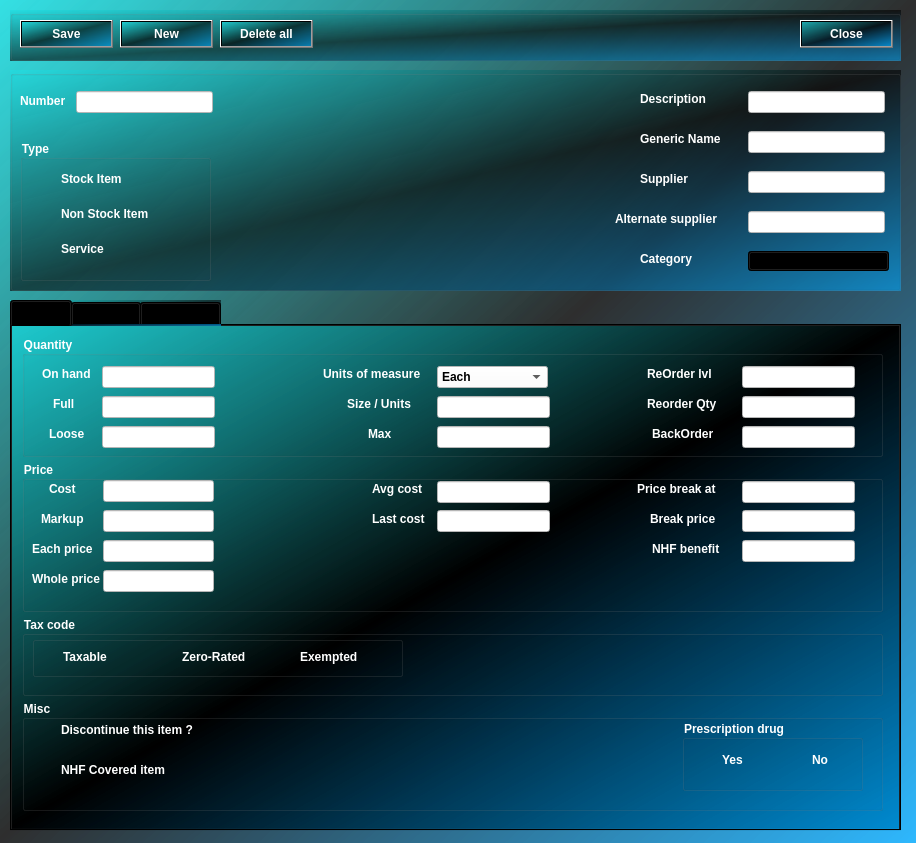
<?xml version="1.0" encoding="UTF-8"?>
<ui version="4.0">
 <class>ProductsForm</class>
 <widget class="QWidget" name="ProductsForm">
  <property name="geometry">
   <rect>
    <x>0</x>
    <y>0</y>
    <width>916</width>
    <height>843</height>
   </rect>
  </property>
  <property name="windowTitle">
   <string>Form</string>
  </property>
  <property name="styleSheet">
   <string notr="true">background-color: rgb(231, 231, 231);
background:qlineargradient(spread:repeat, x1:0, y1:0, x2:1, y2:1, stop:0 rgba(32, 221, 225, 179), stop:0.497326 rgba(0, 0, 0, 147), stop:1 rgba(0, 169, 255, 147));</string>
  </property>
  <widget class="QGroupBox" name="groupBox">
   <property name="geometry">
    <rect>
     <x>10</x>
     <y>10</y>
     <width>891</width>
     <height>51</height>
    </rect>
   </property>
   <property name="title">
    <string/>
   </property>
   <widget class="QPushButton" name="AddProduct">
    <property name="geometry">
     <rect>
      <x>10</x>
      <y>10</y>
      <width>93</width>
      <height>28</height>
     </rect>
    </property>
    <property name="styleSheet">
     <string notr="true">color:white;font:bold;
</string>
    </property>
    <property name="text">
     <string>Save</string>
    </property>
   </widget>
   <widget class="QPushButton" name="NewProduct">
    <property name="geometry">
     <rect>
      <x>110</x>
      <y>10</y>
      <width>93</width>
      <height>28</height>
     </rect>
    </property>
    <property name="styleSheet">
     <string notr="true">color:white;font:bold;</string>
    </property>
    <property name="text">
     <string>New</string>
    </property>
   </widget>
   <widget class="QPushButton" name="ProductClose">
    <property name="geometry">
     <rect>
      <x>790</x>
      <y>10</y>
      <width>93</width>
      <height>28</height>
     </rect>
    </property>
    <property name="styleSheet">
     <string notr="true">color:white;font:bold;</string>
    </property>
    <property name="text">
     <string>Close</string>
    </property>
   </widget>
   <widget class="QPushButton" name="DeleteProduct">
    <property name="geometry">
     <rect>
      <x>210</x>
      <y>10</y>
      <width>93</width>
      <height>28</height>
     </rect>
    </property>
    <property name="styleSheet">
     <string notr="true">color:white;font:bold;</string>
    </property>
    <property name="text">
     <string>Delete all</string>
    </property>
   </widget>
  </widget>
  <widget class="QGroupBox" name="groupBox_2">
   <property name="geometry">
    <rect>
     <x>10</x>
     <y>70</y>
     <width>891</width>
     <height>221</height>
    </rect>
   </property>
   <property name="styleSheet">
    <string notr="true"/>
   </property>
   <property name="title">
    <string/>
   </property>
   <widget class="QLabel" name="label">
    <property name="geometry">
     <rect>
      <x>10</x>
      <y>23</y>
      <width>51</width>
      <height>16</height>
     </rect>
    </property>
    <property name="styleSheet">
     <string notr="true">color:white;font:bold;background:transparent;</string>
    </property>
    <property name="text">
     <string>Number</string>
    </property>
   </widget>
   <widget class="QLineEdit" name="ProductNumber">
    <property name="geometry">
     <rect>
      <x>66</x>
      <y>21</y>
      <width>137</width>
      <height>22</height>
     </rect>
    </property>
    <property name="styleSheet">
     <string notr="true">background-color:white;</string>
    </property>
   </widget>
   <widget class="QGroupBox" name="ProductType">
    <property name="geometry">
     <rect>
      <x>10</x>
      <y>70</y>
      <width>191</width>
      <height>141</height>
     </rect>
    </property>
    <property name="styleSheet">
     <string notr="true">font:bold;
background:transparent;
color:white;
</string>
    </property>
    <property name="title">
     <string>Type</string>
    </property>
    <widget class="QRadioButton" name="ProductStock">
     <property name="geometry">
      <rect>
       <x>21</x>
       <y>29</y>
       <width>95</width>
       <height>20</height>
      </rect>
     </property>
     <property name="styleSheet">
      <string notr="true">color:white;font:bold;background:transparent;</string>
     </property>
     <property name="text">
      <string>Stock Item</string>
     </property>
    </widget>
    <widget class="QRadioButton" name="ProductNonStock">
     <property name="geometry">
      <rect>
       <x>21</x>
       <y>64</y>
       <width>131</width>
       <height>20</height>
      </rect>
     </property>
     <property name="styleSheet">
      <string notr="true">color:white;font:bold;background:transparent;</string>
     </property>
     <property name="text">
      <string>Non Stock Item</string>
     </property>
    </widget>
    <widget class="QRadioButton" name="ProductService">
     <property name="geometry">
      <rect>
       <x>21</x>
       <y>99</y>
       <width>95</width>
       <height>20</height>
      </rect>
     </property>
     <property name="styleSheet">
      <string notr="true">color:white;font:bold;background:transparent;</string>
     </property>
     <property name="text">
      <string>Service</string>
     </property>
    </widget>
   </widget>
   <widget class="QLabel" name="label_2">
    <property name="geometry">
     <rect>
      <x>630</x>
      <y>21</y>
      <width>91</width>
      <height>16</height>
     </rect>
    </property>
    <property name="styleSheet">
     <string notr="true">color:white;font:bold;background:transparent;</string>
    </property>
    <property name="text">
     <string>Description</string>
    </property>
   </widget>
   <widget class="QLabel" name="label_3">
    <property name="geometry">
     <rect>
      <x>630</x>
      <y>61</y>
      <width>101</width>
      <height>16</height>
     </rect>
    </property>
    <property name="styleSheet">
     <string notr="true">color:white;font:bold;background:transparent;</string>
    </property>
    <property name="text">
     <string>Generic Name</string>
    </property>
   </widget>
   <widget class="QLabel" name="label_4">
    <property name="geometry">
     <rect>
      <x>630</x>
      <y>101</y>
      <width>61</width>
      <height>16</height>
     </rect>
    </property>
    <property name="styleSheet">
     <string notr="true">color:white;font:bold;background:transparent;</string>
    </property>
    <property name="text">
     <string>Supplier</string>
    </property>
   </widget>
   <widget class="QLabel" name="label_5">
    <property name="geometry">
     <rect>
      <x>605</x>
      <y>141</y>
      <width>131</width>
      <height>16</height>
     </rect>
    </property>
    <property name="styleSheet">
     <string notr="true">color:white;font:bold;background:transparent;</string>
    </property>
    <property name="text">
     <string>Alternate supplier</string>
    </property>
   </widget>
   <widget class="QLineEdit" name="ProductDescription">
    <property name="geometry">
     <rect>
      <x>738</x>
      <y>21</y>
      <width>137</width>
      <height>22</height>
     </rect>
    </property>
    <property name="styleSheet">
     <string notr="true">background-color:white;</string>
    </property>
   </widget>
   <widget class="QLineEdit" name="ProductGeneric">
    <property name="geometry">
     <rect>
      <x>738</x>
      <y>61</y>
      <width>137</width>
      <height>22</height>
     </rect>
    </property>
    <property name="styleSheet">
     <string notr="true">background-color:white;</string>
    </property>
   </widget>
   <widget class="QLineEdit" name="ProductSupplier">
    <property name="geometry">
     <rect>
      <x>738</x>
      <y>101</y>
      <width>137</width>
      <height>22</height>
     </rect>
    </property>
    <property name="styleSheet">
     <string notr="true">background-color:white;</string>
    </property>
   </widget>
   <widget class="QLineEdit" name="ProductAlternate">
    <property name="geometry">
     <rect>
      <x>738</x>
      <y>141</y>
      <width>137</width>
      <height>22</height>
     </rect>
    </property>
    <property name="styleSheet">
     <string notr="true">background-color:white;</string>
    </property>
   </widget>
   <widget class="QComboBox" name="CategCombo">
    <property name="geometry">
     <rect>
      <x>738</x>
      <y>181</y>
      <width>141</width>
      <height>20</height>
     </rect>
    </property>
   </widget>
   <widget class="QLabel" name="label_24">
    <property name="geometry">
     <rect>
      <x>630</x>
      <y>181</y>
      <width>81</width>
      <height>16</height>
     </rect>
    </property>
    <property name="whatsThis">
     <string>&lt;html&gt;&lt;head/&gt;&lt;body&gt;&lt;p&gt;color:white;font:bold;background:transparent;&lt;/p&gt;&lt;/body&gt;&lt;/html&gt;</string>
    </property>
    <property name="styleSheet">
     <string notr="true">color:white;font:bold;background:transparent;</string>
    </property>
    <property name="text">
     <string>Category</string>
    </property>
   </widget>
  </widget>
  <widget class="QTabWidget" name="tabWidget">
   <property name="geometry">
    <rect>
     <x>10</x>
     <y>300</y>
     <width>891</width>
     <height>531</height>
    </rect>
   </property>
   <property name="styleSheet">
    <string notr="true">background-color: rgb(239, 239, 239);
background:qlineargradient(spread:repeat, x1:0, y1:0, x2:1, y2:1, stop:0 rgba(32, 221, 225, 179), stop:0.497326 rgba(0, 0, 0, 147), stop:1 rgba(0, 169, 255, 147));
</string>
   </property>
   <property name="currentIndex">
    <number>0</number>
   </property>
   <widget class="QWidget" name="tab">
    <attribute name="title">
     <string>Details</string>
    </attribute>
    <widget class="QGroupBox" name="Quantity">
     <property name="geometry">
      <rect>
       <x>10</x>
       <y>10</y>
       <width>861</width>
       <height>121</height>
      </rect>
     </property>
     <property name="styleSheet">
      <string notr="true">
background:transparent;
font:bold;
color:white;
font: 9pt &quot;Impact&quot;;
</string>
     </property>
     <property name="title">
      <string>Quantity</string>
     </property>
     <widget class="QLineEdit" name="QHand">
      <property name="geometry">
       <rect>
        <x>80</x>
        <y>30</y>
        <width>113</width>
        <height>22</height>
       </rect>
      </property>
      <property name="styleSheet">
       <string notr="true">background-color:white;
color:black;font;bold;</string>
      </property>
     </widget>
     <widget class="QLineEdit" name="QFull">
      <property name="geometry">
       <rect>
        <x>80</x>
        <y>60</y>
        <width>113</width>
        <height>22</height>
       </rect>
      </property>
      <property name="styleSheet">
       <string notr="true">background-color:white;
color:black;font;bold;</string>
      </property>
     </widget>
     <widget class="QLineEdit" name="QLoose">
      <property name="geometry">
       <rect>
        <x>80</x>
        <y>90</y>
        <width>113</width>
        <height>22</height>
       </rect>
      </property>
      <property name="styleSheet">
       <string notr="true">background-color:white;
color:black;font;bold;</string>
      </property>
     </widget>
     <widget class="QLabel" name="label_6">
      <property name="geometry">
       <rect>
        <x>20</x>
        <y>30</y>
        <width>53</width>
        <height>16</height>
       </rect>
      </property>
      <property name="styleSheet">
       <string notr="true"/>
      </property>
      <property name="text">
       <string>On hand</string>
      </property>
     </widget>
     <widget class="QLabel" name="label_7">
      <property name="geometry">
       <rect>
        <x>31</x>
        <y>60</y>
        <width>31</width>
        <height>16</height>
       </rect>
      </property>
      <property name="text">
       <string>Full</string>
      </property>
     </widget>
     <widget class="QLabel" name="label_8">
      <property name="geometry">
       <rect>
        <x>27</x>
        <y>90</y>
        <width>53</width>
        <height>16</height>
       </rect>
      </property>
      <property name="text">
       <string>Loose</string>
      </property>
     </widget>
     <widget class="QLineEdit" name="QMax">
      <property name="geometry">
       <rect>
        <x>415</x>
        <y>90</y>
        <width>113</width>
        <height>22</height>
       </rect>
      </property>
      <property name="styleSheet">
       <string notr="true">background-color:white;
color:black;font;bold;</string>
      </property>
     </widget>
     <widget class="QLabel" name="label_9">
      <property name="geometry">
       <rect>
        <x>325</x>
        <y>60</y>
        <width>81</width>
        <height>16</height>
       </rect>
      </property>
      <property name="text">
       <string>Size / Units</string>
      </property>
     </widget>
     <widget class="QLineEdit" name="QSize">
      <property name="geometry">
       <rect>
        <x>415</x>
        <y>60</y>
        <width>113</width>
        <height>22</height>
       </rect>
      </property>
      <property name="styleSheet">
       <string notr="true">background-color:white;
color:black;font;bold;</string>
      </property>
     </widget>
     <widget class="QLabel" name="label_10">
      <property name="geometry">
       <rect>
        <x>346</x>
        <y>90</y>
        <width>53</width>
        <height>16</height>
       </rect>
      </property>
      <property name="text">
       <string>Max</string>
      </property>
     </widget>
     <widget class="QLabel" name="label_11">
      <property name="geometry">
       <rect>
        <x>301</x>
        <y>30</y>
        <width>111</width>
        <height>16</height>
       </rect>
      </property>
      <property name="styleSheet">
       <string notr="true"/>
      </property>
      <property name="text">
       <string>Units of measure</string>
      </property>
     </widget>
     <widget class="QComboBox" name="QUnits">
      <property name="geometry">
       <rect>
        <x>415</x>
        <y>30</y>
        <width>111</width>
        <height>22</height>
       </rect>
      </property>
      <property name="styleSheet">
       <string notr="true">background:white;
color:black;font;bold;</string>
      </property>
      <item>
       <property name="text">
        <string>Each</string>
       </property>
      </item>
      <item>
       <property name="text">
        <string>Whole</string>
       </property>
      </item>
     </widget>
     <widget class="QLineEdit" name="QBackOrder">
      <property name="geometry">
       <rect>
        <x>720</x>
        <y>90</y>
        <width>113</width>
        <height>22</height>
       </rect>
      </property>
      <property name="styleSheet">
       <string notr="true">background-color:white;
color:black;font;bold;</string>
      </property>
     </widget>
     <widget class="QLabel" name="label_12">
      <property name="geometry">
       <rect>
        <x>625</x>
        <y>60</y>
        <width>81</width>
        <height>16</height>
       </rect>
      </property>
      <property name="text">
       <string>Reorder Qty</string>
      </property>
     </widget>
     <widget class="QLineEdit" name="QReorderLvl">
      <property name="geometry">
       <rect>
        <x>720</x>
        <y>30</y>
        <width>113</width>
        <height>22</height>
       </rect>
      </property>
      <property name="styleSheet">
       <string notr="true">background-color:white;
color:black;font;bold;</string>
      </property>
     </widget>
     <widget class="QLineEdit" name="QReorderQty">
      <property name="geometry">
       <rect>
        <x>720</x>
        <y>60</y>
        <width>113</width>
        <height>22</height>
       </rect>
      </property>
      <property name="styleSheet">
       <string notr="true">background-color:white;
color:black;font;bold;</string>
      </property>
     </widget>
     <widget class="QLabel" name="label_13">
      <property name="geometry">
       <rect>
        <x>630</x>
        <y>90</y>
        <width>71</width>
        <height>16</height>
       </rect>
      </property>
      <property name="text">
       <string>BackOrder</string>
      </property>
     </widget>
     <widget class="QLabel" name="label_14">
      <property name="geometry">
       <rect>
        <x>625</x>
        <y>30</y>
        <width>71</width>
        <height>16</height>
       </rect>
      </property>
      <property name="styleSheet">
       <string notr="true"/>
      </property>
      <property name="text">
       <string>ReOrder lvl</string>
      </property>
     </widget>
    </widget>
    <widget class="QGroupBox" name="groupBox_5">
     <property name="geometry">
      <rect>
       <x>10</x>
       <y>135</y>
       <width>861</width>
       <height>151</height>
      </rect>
     </property>
     <property name="styleSheet">
      <string notr="true">

background:transparent;
font:bold;
color:white;
font: 9pt &quot;Impact&quot;;
</string>
     </property>
     <property name="title">
      <string>Price</string>
     </property>
     <widget class="QLabel" name="label_15">
      <property name="geometry">
       <rect>
        <x>27</x>
        <y>20</y>
        <width>53</width>
        <height>16</height>
       </rect>
      </property>
      <property name="text">
       <string>Cost</string>
      </property>
     </widget>
     <widget class="QLabel" name="label_16">
      <property name="geometry">
       <rect>
        <x>19</x>
        <y>50</y>
        <width>53</width>
        <height>16</height>
       </rect>
      </property>
      <property name="text">
       <string>Markup</string>
      </property>
     </widget>
     <widget class="QLabel" name="label_17">
      <property name="geometry">
       <rect>
        <x>10</x>
        <y>80</y>
        <width>61</width>
        <height>16</height>
       </rect>
      </property>
      <property name="text">
       <string>Each price</string>
      </property>
     </widget>
     <widget class="QLabel" name="label_18">
      <property name="geometry">
       <rect>
        <x>10</x>
        <y>110</y>
        <width>71</width>
        <height>16</height>
       </rect>
      </property>
      <property name="text">
       <string>Whole price</string>
      </property>
     </widget>
     <widget class="QLineEdit" name="PriceCost">
      <property name="geometry">
       <rect>
        <x>81</x>
        <y>19</y>
        <width>111</width>
        <height>22</height>
       </rect>
      </property>
      <property name="styleSheet">
       <string notr="true">background-color:white;
color:black;font;bold;</string>
      </property>
     </widget>
     <widget class="QLineEdit" name="PriceMarkup">
      <property name="geometry">
       <rect>
        <x>81</x>
        <y>49</y>
        <width>111</width>
        <height>22</height>
       </rect>
      </property>
      <property name="styleSheet">
       <string notr="true">background-color:white;
color:black;font;bold;</string>
      </property>
     </widget>
     <widget class="QLineEdit" name="PriceEach">
      <property name="geometry">
       <rect>
        <x>81</x>
        <y>79</y>
        <width>111</width>
        <height>22</height>
       </rect>
      </property>
      <property name="styleSheet">
       <string notr="true">background-color:white;
color:black;font;bold;</string>
      </property>
     </widget>
     <widget class="QLineEdit" name="PriceWhole">
      <property name="geometry">
       <rect>
        <x>81</x>
        <y>109</y>
        <width>111</width>
        <height>22</height>
       </rect>
      </property>
      <property name="styleSheet">
       <string notr="true">background-color:white;
color:black;font;bold;</string>
      </property>
     </widget>
     <widget class="QLineEdit" name="PriceAvg">
      <property name="geometry">
       <rect>
        <x>415</x>
        <y>20</y>
        <width>113</width>
        <height>22</height>
       </rect>
      </property>
      <property name="styleSheet">
       <string notr="true">background-color:white;
color:black;font;bold;</string>
      </property>
     </widget>
     <widget class="QLineEdit" name="PriceLast">
      <property name="geometry">
       <rect>
        <x>415</x>
        <y>49</y>
        <width>113</width>
        <height>22</height>
       </rect>
      </property>
      <property name="styleSheet">
       <string notr="true">background-color:white;
color:black;font;bold;</string>
      </property>
     </widget>
     <widget class="QLabel" name="label_19">
      <property name="geometry">
       <rect>
        <x>350</x>
        <y>20</y>
        <width>71</width>
        <height>16</height>
       </rect>
      </property>
      <property name="text">
       <string>Avg cost</string>
      </property>
     </widget>
     <widget class="QLabel" name="label_20">
      <property name="geometry">
       <rect>
        <x>350</x>
        <y>50</y>
        <width>71</width>
        <height>16</height>
       </rect>
      </property>
      <property name="text">
       <string>Last cost</string>
      </property>
     </widget>
     <widget class="QLabel" name="label_21">
      <property name="geometry">
       <rect>
        <x>615</x>
        <y>20</y>
        <width>91</width>
        <height>16</height>
       </rect>
      </property>
      <property name="text">
       <string>Price break at</string>
      </property>
     </widget>
     <widget class="QLabel" name="label_22">
      <property name="geometry">
       <rect>
        <x>628</x>
        <y>50</y>
        <width>81</width>
        <height>16</height>
       </rect>
      </property>
      <property name="text">
       <string>Break price</string>
      </property>
     </widget>
     <widget class="QLabel" name="label_23">
      <property name="geometry">
       <rect>
        <x>630</x>
        <y>80</y>
        <width>81</width>
        <height>16</height>
       </rect>
      </property>
      <property name="text">
       <string>NHF benefit</string>
      </property>
     </widget>
     <widget class="QLineEdit" name="PriceBreak">
      <property name="geometry">
       <rect>
        <x>720</x>
        <y>20</y>
        <width>113</width>
        <height>22</height>
       </rect>
      </property>
      <property name="styleSheet">
       <string notr="true">background-color:white;
color:black;font;bold;</string>
      </property>
     </widget>
     <widget class="QLineEdit" name="PriceBreak2">
      <property name="geometry">
       <rect>
        <x>720</x>
        <y>49</y>
        <width>113</width>
        <height>22</height>
       </rect>
      </property>
      <property name="styleSheet">
       <string notr="true">background-color:white;
color:black;font;bold;</string>
      </property>
     </widget>
     <widget class="QLineEdit" name="PriceNhfBenefit">
      <property name="geometry">
       <rect>
        <x>720</x>
        <y>79</y>
        <width>113</width>
        <height>22</height>
       </rect>
      </property>
      <property name="styleSheet">
       <string notr="true">background-color:white;
color:black;font;bold;</string>
      </property>
     </widget>
    </widget>
    <widget class="QGroupBox" name="groupBox_6">
     <property name="geometry">
      <rect>
       <x>10</x>
       <y>290</y>
       <width>861</width>
       <height>80</height>
      </rect>
     </property>
     <property name="styleSheet">
      <string notr="true">
background:transparent;
font:bold;
color:white;
font: 9pt &quot;Impact&quot;;
</string>
     </property>
     <property name="title">
      <string>Tax code</string>
     </property>
     <widget class="QGroupBox" name="TaxCode">
      <property name="geometry">
       <rect>
        <x>10</x>
        <y>20</y>
        <width>371</width>
        <height>41</height>
       </rect>
      </property>
      <property name="title">
       <string/>
      </property>
      <property name="flat">
       <bool>false</bool>
      </property>
      <widget class="QRadioButton" name="ProductTaxable">
       <property name="geometry">
        <rect>
         <x>11</x>
         <y>11</y>
         <width>81</width>
         <height>20</height>
        </rect>
       </property>
       <property name="text">
        <string>Taxable</string>
       </property>
      </widget>
      <widget class="QRadioButton" name="ProductZero">
       <property name="geometry">
        <rect>
         <x>130</x>
         <y>11</y>
         <width>101</width>
         <height>20</height>
        </rect>
       </property>
       <property name="text">
        <string>Zero-Rated</string>
       </property>
      </widget>
      <widget class="QRadioButton" name="ProductExempted">
       <property name="geometry">
        <rect>
         <x>248</x>
         <y>11</y>
         <width>91</width>
         <height>20</height>
        </rect>
       </property>
       <property name="text">
        <string>Exempted</string>
       </property>
      </widget>
     </widget>
    </widget>
    <widget class="QGroupBox" name="groupBox_8">
     <property name="geometry">
      <rect>
       <x>10</x>
       <y>374</y>
       <width>861</width>
       <height>111</height>
      </rect>
     </property>
     <property name="styleSheet">
      <string notr="true">
background:transparent;
font:bold;color:white;
font: 9pt &quot;Impact&quot;;

</string>
     </property>
     <property name="title">
      <string>Misc</string>
     </property>
     <widget class="QCheckBox" name="DiscontinueProduct">
      <property name="geometry">
       <rect>
        <x>20</x>
        <y>20</y>
        <width>171</width>
        <height>20</height>
       </rect>
      </property>
      <property name="text">
       <string>Discontinue this item ?</string>
      </property>
     </widget>
     <widget class="QCheckBox" name="NhfCoverProduct">
      <property name="geometry">
       <rect>
        <x>20</x>
        <y>60</y>
        <width>141</width>
        <height>20</height>
       </rect>
      </property>
      <property name="styleSheet">
       <string notr="true">font:bold</string>
      </property>
      <property name="text">
       <string>NHF Covered item</string>
      </property>
     </widget>
     <widget class="QGroupBox" name="ProductPrescription">
      <property name="geometry">
       <rect>
        <x>660</x>
        <y>20</y>
        <width>181</width>
        <height>71</height>
       </rect>
      </property>
      <property name="title">
       <string>Prescription drug</string>
      </property>
      <widget class="QRadioButton" name="PrescriptionYes">
       <property name="geometry">
        <rect>
         <x>20</x>
         <y>30</y>
         <width>51</width>
         <height>20</height>
        </rect>
       </property>
       <property name="text">
        <string>Yes</string>
       </property>
      </widget>
      <widget class="QRadioButton" name="PrescriptionNo">
       <property name="geometry">
        <rect>
         <x>110</x>
         <y>30</y>
         <width>51</width>
         <height>20</height>
        </rect>
       </property>
       <property name="text">
        <string>No</string>
       </property>
      </widget>
     </widget>
    </widget>
   </widget>
   <widget class="QWidget" name="tab_2">
    <attribute name="title">
     <string>Barcode</string>
    </attribute>
    <widget class="QGraphicsView" name="ProductGraphic">
     <property name="geometry">
      <rect>
       <x>10</x>
       <y>20</y>
       <width>481</width>
       <height>301</height>
      </rect>
     </property>
    </widget>
    <widget class="QLabel" name="label_28">
     <property name="geometry">
      <rect>
       <x>20</x>
       <y>350</y>
       <width>81</width>
       <height>16</height>
      </rect>
     </property>
     <property name="styleSheet">
      <string notr="true">color:red;
font: 11pt bold;
background:transparent;
font: 13pt &quot;Impact&quot;;
</string>
     </property>
     <property name="text">
      <string>Barcode</string>
     </property>
    </widget>
    <widget class="QLineEdit" name="BarCodeProduct">
     <property name="geometry">
      <rect>
       <x>100</x>
       <y>348</y>
       <width>231</width>
       <height>22</height>
      </rect>
     </property>
     <property name="styleSheet">
      <string notr="true">color:white;font:bold;
font: 12pt &quot;Impact&quot;;
</string>
     </property>
     <property name="text">
      <string>8574121564456465465</string>
     </property>
    </widget>
    <widget class="QLabel" name="label_29">
     <property name="geometry">
      <rect>
       <x>50</x>
       <y>390</y>
       <width>31</width>
       <height>16</height>
      </rect>
     </property>
     <property name="styleSheet">
      <string notr="true">font:9pt;color:white;
background:transparent;
font: 12pt &quot;Impact&quot;;
</string>
     </property>
     <property name="text">
      <string>NDC</string>
     </property>
    </widget>
    <widget class="QLineEdit" name="NdcProduct">
     <property name="geometry">
      <rect>
       <x>100</x>
       <y>390</y>
       <width>231</width>
       <height>22</height>
      </rect>
     </property>
     <property name="styleSheet">
      <string notr="true">color:white;font:bold;
font: 9pt &quot;Impact&quot;;
</string>
     </property>
    </widget>
    <widget class="QPushButton" name="PrintProduct">
     <property name="geometry">
      <rect>
       <x>620</x>
       <y>360</y>
       <width>231</width>
       <height>41</height>
      </rect>
     </property>
     <property name="styleSheet">
      <string notr="true">
font:bold;
color:white;
font: 12pt &quot;Impact&quot;;</string>
     </property>
     <property name="text">
      <string>Print</string>
     </property>
    </widget>
   </widget>
   <widget class="QWidget" name="tab_3">
    <attribute name="title">
     <string>Movement</string>
    </attribute>
    <widget class="QGroupBox" name="groupBox_12">
     <property name="geometry">
      <rect>
       <x>10</x>
       <y>10</y>
       <width>861</width>
       <height>221</height>
      </rect>
     </property>
     <property name="title">
      <string/>
     </property>
     <widget class="QLabel" name="label_30">
      <property name="geometry">
       <rect>
        <x>390</x>
        <y>30</y>
        <width>61</width>
        <height>20</height>
       </rect>
      </property>
      <property name="styleSheet">
       <string notr="true">font:bold;
background:transparent;
font:bold;
font: 14pt &quot;Impact&quot;;
</string>
      </property>
      <property name="text">
       <string>Status</string>
      </property>
     </widget>
     <widget class="QGroupBox" name="groupBox_14">
      <property name="geometry">
       <rect>
        <x>445</x>
        <y>60</y>
        <width>261</width>
        <height>131</height>
       </rect>
      </property>
      <property name="styleSheet">
       <string notr="true">color:rgb(140, 0, 0);
background:transparent;
font:bold;
font: 10pt &quot;Impact&quot;;
</string>
      </property>
      <property name="title">
       <string>Purchases History</string>
      </property>
      <widget class="QLabel" name="PurchaseDateLabel">
       <property name="geometry">
        <rect>
         <x>20</x>
         <y>40</y>
         <width>53</width>
         <height>16</height>
        </rect>
       </property>
       <property name="text">
        <string>Date :</string>
       </property>
      </widget>
      <widget class="QLabel" name="PurchaseQtyLabel">
       <property name="geometry">
        <rect>
         <x>20</x>
         <y>80</y>
         <width>91</width>
         <height>16</height>
        </rect>
       </property>
       <property name="text">
        <string>Quantity :</string>
       </property>
      </widget>
     </widget>
     <widget class="QGroupBox" name="groupBox_15">
      <property name="geometry">
       <rect>
        <x>150</x>
        <y>60</y>
        <width>261</width>
        <height>131</height>
       </rect>
      </property>
      <property name="styleSheet">
       <string notr="true">color:rgb(170, 170, 0);
background:transparent;
font:bold;
font: 10pt &quot;Impact&quot;;
</string>
      </property>
      <property name="title">
       <string>Sales History</string>
      </property>
      <widget class="QLabel" name="SaleDateLabel">
       <property name="geometry">
        <rect>
         <x>20</x>
         <y>40</y>
         <width>53</width>
         <height>16</height>
        </rect>
       </property>
       <property name="text">
        <string>Date :</string>
       </property>
      </widget>
      <widget class="QLabel" name="SaleQtyLabel">
       <property name="geometry">
        <rect>
         <x>20</x>
         <y>80</y>
         <width>81</width>
         <height>16</height>
        </rect>
       </property>
       <property name="text">
        <string>Quantity :</string>
       </property>
      </widget>
     </widget>
    </widget>
    <widget class="QGroupBox" name="groupBox_13">
     <property name="geometry">
      <rect>
       <x>10</x>
       <y>240</y>
       <width>851</width>
       <height>251</height>
      </rect>
     </property>
     <property name="styleSheet">
      <string notr="true">background:transparent;
font:bold;</string>
     </property>
     <property name="title">
      <string>Options</string>
     </property>
     <widget class="QListWidget" name="MovementTable">
      <property name="geometry">
       <rect>
        <x>20</x>
        <y>31</y>
        <width>821</width>
        <height>211</height>
       </rect>
      </property>
      <property name="styleSheet">
       <string notr="true">background-color:white;</string>
      </property>
      <item>
       <property name="text">
        <string>Option1</string>
       </property>
      </item>
      <item>
       <property name="text">
        <string>Option2</string>
       </property>
      </item>
      <item>
       <property name="text">
        <string>Option3</string>
       </property>
      </item>
      <item>
       <property name="text">
        <string>Option4</string>
       </property>
      </item>
     </widget>
    </widget>
   </widget>
  </widget>
 </widget>
 <resources/>
 <connections/>
</ui>
